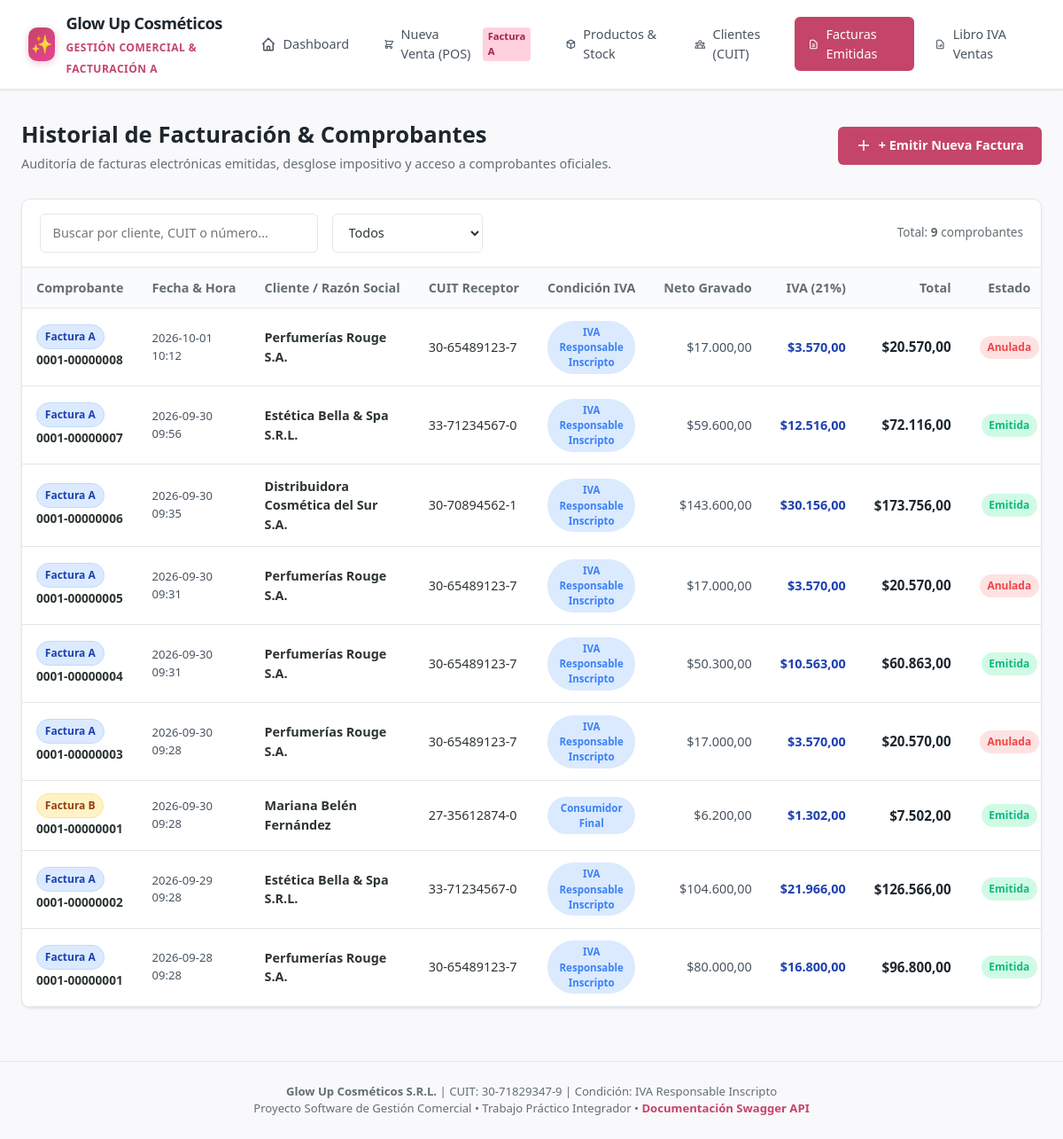
The app's page /ventas with its own data.
### tables this page shows
CREATE TABLE ventas (
        id INTEGER PRIMARY KEY AUTOINCREMENT,
        tipo_comprobante TEXT NOT NULL, -- 'A' o 'B'
        punto_venta INTEGER NOT NULL DEFAULT 1,
        numero_comprobante INTEGER NOT NULL,
        fecha TIMESTAMP NOT NULL,
        cliente_id INTEGER,
        cliente_nombre TEXT NOT NULL,
        cliente_cuit TEXT,
        cliente_condicion_iva TEXT NOT NULL,
        cliente_domicilio TEXT,
        subtotal_neto REAL NOT NULL,
        iva_total REAL NOT NULL,
        total REAL NOT NULL,
        metodo_pago TEXT NOT NULL,
        cae TEXT NOT NULL,
        cae_vto TEXT NOT NULL,
        observaciones TEXT,
        estado TEXT DEFAULT 'EMITIDA',
        FOREIGN KEY (cliente_id) REFERENCES clientes(id)
    );

### routes/views.py (the view)
@router.get("/ventas", response_class=HTMLResponse)
def view_ventas(request: Request):
    conn = get_db_connection()
    cursor = conn.cursor()
    cursor.execute("SELECT * FROM ventas ORDER BY id DESC")
    ventas = [dict(r) for r in cursor.fetchall()]
    conn.close()
    for v in ventas:
        v["numero_formateado"] = f"{v['tipo_comprobante']} {v['punto_venta']:04d}-{v['numero_comprobante']:08d}"
    return templates.TemplateResponse(
        request=request,
        name="ventas.html",
        context={
            "empresa": EMPRESA,
            "ventas": ventas,
            "active_page": "ventas"
        }
    )

### templates/ventas.html (shortened to what this page needs)
{% extends "base.html" %}
{% block content %}
<div class="page-header">
  <div>
    <h2>Historial de Facturación & Comprobantes</h2>
    <p>Auditoría de facturas electrónicas emitidas, desglose impositivo y acceso a comprobantes oficiales.</p>
  </div>
  <a href="/pos" class="btn btn-primary">
    <svg width="18" height="18" fill="none" stroke="currentColor" stroke-width="2" viewBox="0 0 24 24"><path d="M12 4v16m8-8H4"/></svg>
    + Emitir Nueva Factura
  </a>
</div>
<div class="card">
  <div class="card-header">
    <div style="display: flex; gap: 1rem; flex: 1; max-width: 500px;">
      <input type="text" id="buscadorVentas" class="form-control" placeholder="Buscar por cliente, CUIT o número..." oninput="filtrarVentas()">
      <select id="filtroTipoVenta" class="form-select" style="max-width: 170px;" onchange="filtrarVentas()">
        <option value="Todos">Todos</option>
      </select>
    </div>
    <div style="font-size: 0.85rem; color: var(--text-muted);">
      Total: <strong>{{ ventas|length }}</strong> comprobantes
    </div>
  </div>
  <div class="table-responsive">
    <table id="tablaVentas">
      <thead>
        <tr>
          <th>Comprobante</th>
          <th>Fecha & Hora</th>
          <th>Cliente / Razón Social</th>
          <th>CUIT Receptor</th>
          <th>Condición IVA</th>
          <th style="text-align: right;">Neto Gravado</th>
          <th style="text-align: right;">IVA (21%)</th>
          <th style="text-align: right;">Total</th>
          <th style="text-align: center;">Estado</th>
        </tr>
      </thead>
      <tbody>
        {% for v in ventas %}
        <tr class="fila-venta" data-tipo="{{ v.tipo_comprobante }}">
          <td>
            <span class="badge {% if v.tipo_comprobante == 'A' %}badge-a{% else %}badge-b{% endif %}">
              Factura {{ v.tipo_comprobante }}
            </span>
            <div style="font-weight: 700; font-size: 0.85rem; margin-top: 2px;">
              {{ "%04d-%08d" % (v.punto_venta, v.numero_comprobante) }}
            </div>
          </td>
          <td style="font-size: 0.82rem; color: var(--slate);">{{ v.fecha[:16] }}</td>
          <td><strong>{{ v.cliente_nombre }}</strong></td>
          <td>
            {% if v.cliente_cuit %}
            <code>{{ v.cliente_cuit }}</code>
            {% else %}
            <span style="color: var(--text-muted); font-size: 0.8rem;">-</span>
            {% endif %}
          </td>
          <td><span class="badge badge-info" style="font-size: 0.72rem;">{{ v.cliente_condicion_iva }}</span></td>
          <td style="text-align: right; color: var(--slate);">${{ "{:,.2f}".format(v.subtotal_neto).replace(",", "X").replace(".", ",").replace("X", ".") }}</td>
          <td style="text-align: right; color: #1e40af; font-weight: 600;">${{ "{:,.2f}".format(v.iva_total).replace(",", "X").replace(".", ",").replace("X", ".") }}</td>
          <td style="text-align: right; font-weight: 700; color: var(--dark); font-size: 0.95rem;">${{ "{:,.2f}".format(v.total).replace(",", "X").replace(".", ",").replace("X", ".") }}</td>
          <td style="text-align: center;">
            {% if v.estado == 'EMITIDA' %}
            <span class="badge badge-success">Emitida</span>
            {% else %}
            <span class="badge badge-danger">Anulada</span>
            {% endif %}
          </td>
        </tr>
        {% else %}
        <tr>
          <td colspan="10" style="text-align: center; color: var(--text-muted); padding: 2rem;">No hay comprobantes emitidos.</td>
        </tr>
        {% endfor %}
      </tbody>
    </table>
  </div>
</div>
{% endblock %}

### static/css/style.css (style rules this page uses)
:root { --primary: #c44569; --primary-light: #f8e1e7; --primary-hover: #b03557; --secondary: #cf8a4f; --dark: #1e272e; --slate: #485460; --bg: #f9f9fb; --surface: #ffffff; --border: #e4e7eb; --text: #2d3436; --text-muted: #636e72; --success: #10b981; --success-bg: #d1fae5; --warning: #f59e0b; --warning-bg: #fef3c7; --danger: #ef4444; --danger-bg: #fee2e2; --info: #3b82f6; --info-bg: #dbeafe; --shadow-sm: 0 1px 3px rgba(0,0,0,0.06), 0 1px 2px rgba(0,0,0,0.04); --shadow-md: 0 4px 6px -1px rgba(0,0,0,0.07), 0 2px 4px -1px rgba(0,0,0,0.04); --shadow-lg: 0 10px 15px -3px rgba(0,0,0,0.08), 0 4px 6px -2px rgba(0,0,0,0.03); --radius-sm: 6px; --radius: 10px; --radius-lg: 16px; }
* { box-sizing: border-box; margin: 0; padding: 0; font-family: 'Segoe UI', system-ui, -apple-system, BlinkMacSystemFont, Roboto, sans-serif; }
body { background-color: var(--bg); color: var(--text); line-height: 1.5; min-height: 100vh; display: flex; flex-direction: column; }
.page-header { display: flex; justify-content: space-between; align-items: center; margin-bottom: 1.75rem; flex-wrap: wrap; gap: 1rem; }
.page-header h2 { font-size: 1.6rem; font-weight: 700; color: var(--dark); }
.page-header p { color: var(--text-muted); font-size: 0.9rem; margin-top: 0.2rem; }
.btn { display: inline-flex; align-items: center; justify-content: center; gap: 0.5rem; padding: 0.6rem 1.2rem; border-radius: var(--radius-sm); font-size: 0.9rem; font-weight: 600; cursor: pointer; border: 1px solid transparent; transition: all 0.2s; text-decoration: none; }
.btn-primary { background-color: var(--primary); color: white; }
.card { background-color: var(--surface); border: 1px solid var(--border); border-radius: var(--radius); box-shadow: var(--shadow-sm); margin-bottom: 1.75rem; overflow: hidden; }
.card-header { padding: 1rem 1.25rem; border-bottom: 1px solid var(--border); display: flex; justify-content: space-between; align-items: center; }
.table-responsive { overflow-x: auto; }
table { width: 100%; border-collapse: collapse; text-align: left; font-size: 0.9rem; }
thead th { background-color: #fafbfc; color: var(--text-muted); font-weight: 600; padding: 0.75rem 1rem; border-bottom: 1px solid var(--border); white-space: nowrap; }
tbody td { padding: 0.85rem 1rem; border-bottom: 1px solid var(--border); color: var(--text); vertical-align: middle; }
.badge { display: inline-block; padding: 0.25rem 0.55rem; border-radius: 9999px; font-size: 0.75rem; font-weight: 600; text-align: center; }
.badge-a { background-color: #dbeafe; color: #1e40af; border: 1px solid #bfdbfe; font-weight: 700; }
.badge-b { background-color: #fef3c7; color: #92400e; border: 1px solid #fde68a; font-weight: 700; }
.badge-success { background-color: var(--success-bg); color: var(--success); }
.badge-danger { background-color: var(--danger-bg); color: var(--danger); }
.badge-info { background-color: var(--info-bg); color: var(--info); }
.form-control, .form-select { width: 100%; padding: 0.65rem 0.85rem; border: 1px solid var(--border); border-radius: var(--radius-sm); font-size: 0.9rem; color: var(--text); background-color: var(--surface); transition: border-color 0.2s, box-shadow 0.2s; }

### templates/base.html (style rules this page uses)
body { font-family: 'Plus Jakarta Sans', system-ui, sans-serif; }

### records on screen
ventas: tipo_comprobante "A", punto_venta+numero_comprobante "0001-00000008", fecha "2026-10-01 10:12", cliente_nombre "Perfumerías Rouge S.A.", cliente_cuit "30-65489123-7", cliente_condicion_iva "IVA Responsable Inscripto", subtotal_neto "17.000,00", iva_total "3.570,00", total "20.570,00", estado "Anulada"
ventas: tipo_comprobante "A", punto_venta+numero_comprobante "0001-00000007", fecha "2026-09-30 09:56", cliente_nombre "Estética Bella & Spa S.R.L.", cliente_cuit "33-71234567-0", cliente_condicion_iva "IVA Responsable Inscripto", subtotal_neto "59.600,00", iva_total "12.516,00", total "72.116,00", estado "Emitida"
ventas: tipo_comprobante "A", punto_venta+numero_comprobante "0001-00000006", fecha "2026-09-30 09:35", cliente_nombre "Distribuidora Cosmética del Sur S.A.", cliente_cuit "30-70894562-1", cliente_condicion_iva "IVA Responsable Inscripto", subtotal_neto "143.600,00", iva_total "30.156,00", total "173.756,00", estado "Emitida"
ventas: tipo_comprobante "A", punto_venta+numero_comprobante "0001-00000005", fecha "2026-09-30 09:31", cliente_nombre "Perfumerías Rouge S.A.", cliente_cuit "30-65489123-7", cliente_condicion_iva "IVA Responsable Inscripto", subtotal_neto "17.000,00", iva_total "3.570,00", total "20.570,00", estado "Anulada"
ventas: tipo_comprobante "A", punto_venta+numero_comprobante "0001-00000004", fecha "2026-09-30 09:31", cliente_nombre "Perfumerías Rouge S.A.", cliente_cuit "30-65489123-7", cliente_condicion_iva "IVA Responsable Inscripto", subtotal_neto "50.300,00", iva_total "10.563,00", total "60.863,00", estado "Emitida"
ventas: tipo_comprobante "A", punto_venta+numero_comprobante "0001-00000003", fecha "2026-09-30 09:28", cliente_nombre "Perfumerías Rouge S.A.", cliente_cuit "30-65489123-7", cliente_condicion_iva "IVA Responsable Inscripto", subtotal_neto "17.000,00", iva_total "3.570,00", total "20.570,00", estado "Anulada"
ventas: tipo_comprobante "B", punto_venta+numero_comprobante "0001-00000001", fecha "2026-09-30 09:28", cliente_nombre "Mariana Belén Fernández", cliente_cuit "27-35612874-0", cliente_condicion_iva "Consumidor Final", subtotal_neto "6.200,00", iva_total "1.302,00", total "7.502,00", estado "Emitida"
ventas: tipo_comprobante "A", punto_venta+numero_comprobante "0001-00000002", fecha "2026-09-29 09:28", cliente_nombre "Estética Bella & Spa S.R.L.", cliente_cuit "33-71234567-0", cliente_condicion_iva "IVA Responsable Inscripto", subtotal_neto "104.600,00", iva_total "21.966,00", total "126.566,00", estado "Emitida"
ventas: tipo_comprobante "A", punto_venta+numero_comprobante "0001-00000001", fecha "2026-09-28 09:28", cliente_nombre "Perfumerías Rouge S.A.", cliente_cuit "30-65489123-7", cliente_condicion_iva "IVA Responsable Inscripto", subtotal_neto "80.000,00", iva_total "16.800,00", total "96.800,00", estado "Emitida"

### other values on screen
{{ ventas|length }} "9"
{{ empresa.cuit }} "30-71829347-9"
{{ empresa.condicion_iva }} "IVA Responsable Inscripto"
